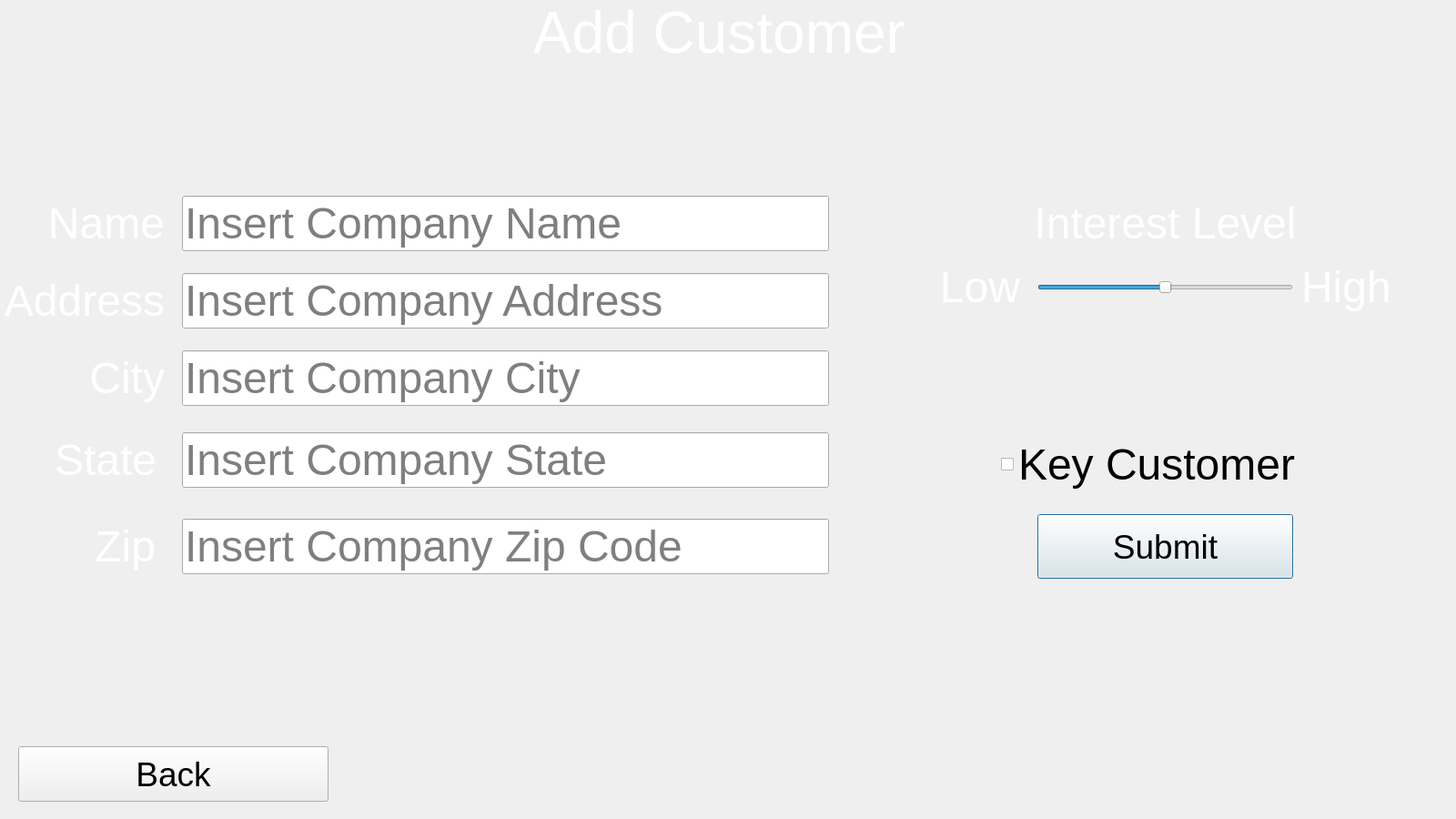
<?xml version="1.0" encoding="UTF-8"?>
<ui version="4.0">
 <class>AddCustomer</class>
 <widget class="QDialog" name="AddCustomer">
  <property name="geometry">
   <rect>
    <x>0</x>
    <y>0</y>
    <width>1600</width>
    <height>900</height>
   </rect>
  </property>
  <property name="windowTitle">
   <string>Dialog</string>
  </property>
  <widget class="QPushButton" name="pushButton">
   <property name="geometry">
    <rect>
     <x>1140</x>
     <y>565</y>
     <width>281</width>
     <height>71</height>
    </rect>
   </property>
   <property name="font">
    <font>
     <pointsize>28</pointsize>
    </font>
   </property>
   <property name="text">
    <string>Submit</string>
   </property>
  </widget>
  <widget class="QPushButton" name="pushButton_2">
   <property name="geometry">
    <rect>
     <x>20</x>
     <y>820</y>
     <width>341</width>
     <height>61</height>
    </rect>
   </property>
   <property name="font">
    <font>
     <pointsize>28</pointsize>
    </font>
   </property>
   <property name="text">
    <string>Back</string>
   </property>
  </widget>
  <widget class="QLineEdit" name="nameLineEdit">
   <property name="geometry">
    <rect>
     <x>200</x>
     <y>215</y>
     <width>711</width>
     <height>61</height>
    </rect>
   </property>
   <property name="font">
    <font>
     <pointsize>36</pointsize>
    </font>
   </property>
   <property name="placeholderText">
    <string>Insert Company Name</string>
   </property>
  </widget>
  <widget class="QLineEdit" name="addressLineEdit">
   <property name="geometry">
    <rect>
     <x>200</x>
     <y>300</y>
     <width>711</width>
     <height>61</height>
    </rect>
   </property>
   <property name="font">
    <font>
     <pointsize>36</pointsize>
    </font>
   </property>
   <property name="placeholderText">
    <string>Insert Company Address</string>
   </property>
  </widget>
  <widget class="QLineEdit" name="cityLineEdit">
   <property name="geometry">
    <rect>
     <x>200</x>
     <y>385</y>
     <width>711</width>
     <height>61</height>
    </rect>
   </property>
   <property name="font">
    <font>
     <pointsize>36</pointsize>
    </font>
   </property>
   <property name="placeholderText">
    <string>Insert Company City</string>
   </property>
  </widget>
  <widget class="QLabel" name="label">
   <property name="geometry">
    <rect>
     <x>40</x>
     <y>215</y>
     <width>141</width>
     <height>61</height>
    </rect>
   </property>
   <property name="font">
    <font>
     <pointsize>10</pointsize>
    </font>
   </property>
   <property name="text">
    <string>&lt;html&gt;&lt;head/&gt;&lt;body&gt;&lt;p&gt;&lt;span style=&quot; font-size:36pt; color:#ffffff;&quot;&gt;Name&lt;/span&gt;&lt;/p&gt;&lt;/body&gt;&lt;/html&gt;</string>
   </property>
   <property name="alignment">
    <set>Qt::AlignRight|Qt::AlignTrailing|Qt::AlignVCenter</set>
   </property>
  </widget>
  <widget class="QLabel" name="label_2">
   <property name="geometry">
    <rect>
     <x>0</x>
     <y>300</y>
     <width>181</width>
     <height>61</height>
    </rect>
   </property>
   <property name="font">
    <font>
     <pointsize>10</pointsize>
    </font>
   </property>
   <property name="text">
    <string>&lt;html&gt;&lt;head/&gt;&lt;body&gt;&lt;p&gt;&lt;span style=&quot; font-size:36pt; color:#ffffff;&quot;&gt;Address&lt;/span&gt;&lt;/p&gt;&lt;/body&gt;&lt;/html&gt;</string>
   </property>
   <property name="alignment">
    <set>Qt::AlignRight|Qt::AlignTrailing|Qt::AlignVCenter</set>
   </property>
  </widget>
  <widget class="QLabel" name="label_3">
   <property name="geometry">
    <rect>
     <x>50</x>
     <y>385</y>
     <width>131</width>
     <height>61</height>
    </rect>
   </property>
   <property name="font">
    <font>
     <pointsize>10</pointsize>
    </font>
   </property>
   <property name="text">
    <string>&lt;html&gt;&lt;head/&gt;&lt;body&gt;&lt;p&gt;&lt;span style=&quot; font-size:36pt; color:#ffffff;&quot;&gt;City&lt;/span&gt;&lt;/p&gt;&lt;/body&gt;&lt;/html&gt;</string>
   </property>
   <property name="alignment">
    <set>Qt::AlignRight|Qt::AlignTrailing|Qt::AlignVCenter</set>
   </property>
  </widget>
  <widget class="QLabel" name="label_4">
   <property name="geometry">
    <rect>
     <x>60</x>
     <y>475</y>
     <width>111</width>
     <height>61</height>
    </rect>
   </property>
   <property name="font">
    <font>
     <pointsize>10</pointsize>
    </font>
   </property>
   <property name="text">
    <string>&lt;html&gt;&lt;head/&gt;&lt;body&gt;&lt;p&gt;&lt;span style=&quot; font-size:36pt; color:#ffffff;&quot;&gt;State&lt;/span&gt;&lt;/p&gt;&lt;/body&gt;&lt;/html&gt;</string>
   </property>
   <property name="alignment">
    <set>Qt::AlignRight|Qt::AlignTrailing|Qt::AlignVCenter</set>
   </property>
  </widget>
  <widget class="QLabel" name="label_5">
   <property name="geometry">
    <rect>
     <x>50</x>
     <y>565</y>
     <width>121</width>
     <height>71</height>
    </rect>
   </property>
   <property name="font">
    <font>
     <pointsize>10</pointsize>
    </font>
   </property>
   <property name="text">
    <string>&lt;html&gt;&lt;head/&gt;&lt;body&gt;&lt;p&gt;&lt;span style=&quot; font-size:36pt; color:#ffffff;&quot;&gt;Zip&lt;/span&gt;&lt;/p&gt;&lt;/body&gt;&lt;/html&gt;</string>
   </property>
   <property name="alignment">
    <set>Qt::AlignRight|Qt::AlignTrailing|Qt::AlignVCenter</set>
   </property>
  </widget>
  <widget class="QLineEdit" name="stateLineEdit">
   <property name="geometry">
    <rect>
     <x>200</x>
     <y>475</y>
     <width>711</width>
     <height>61</height>
    </rect>
   </property>
   <property name="font">
    <font>
     <pointsize>36</pointsize>
    </font>
   </property>
   <property name="placeholderText">
    <string>Insert Company State</string>
   </property>
  </widget>
  <widget class="QLineEdit" name="zipLineEdit">
   <property name="geometry">
    <rect>
     <x>200</x>
     <y>570</y>
     <width>711</width>
     <height>61</height>
    </rect>
   </property>
   <property name="font">
    <font>
     <pointsize>36</pointsize>
    </font>
   </property>
   <property name="placeholderText">
    <string>Insert Company Zip Code</string>
   </property>
  </widget>
  <widget class="QSlider" name="InterestSlider">
   <property name="geometry">
    <rect>
     <x>1140</x>
     <y>295</y>
     <width>281</width>
     <height>41</height>
    </rect>
   </property>
   <property name="maximum">
    <number>2</number>
   </property>
   <property name="sliderPosition">
    <number>1</number>
   </property>
   <property name="orientation">
    <enum>Qt::Horizontal</enum>
   </property>
  </widget>
  <widget class="QCheckBox" name="keyCheckBox">
   <property name="geometry">
    <rect>
     <x>1100</x>
     <y>475</y>
     <width>361</width>
     <height>71</height>
    </rect>
   </property>
   <property name="palette">
    <palette>
     <active>
      <colorrole role="WindowText">
       <brush brushstyle="SolidPattern">
        <color alpha="255">
         <red>255</red>
         <green>255</green>
         <blue>255</blue>
        </color>
       </brush>
      </colorrole>
     </active>
     <inactive>
      <colorrole role="WindowText">
       <brush brushstyle="SolidPattern">
        <color alpha="255">
         <red>0</red>
         <green>0</green>
         <blue>0</blue>
        </color>
       </brush>
      </colorrole>
     </inactive>
     <disabled>
      <colorrole role="WindowText">
       <brush brushstyle="SolidPattern">
        <color alpha="255">
         <red>120</red>
         <green>120</green>
         <blue>120</blue>
        </color>
       </brush>
      </colorrole>
     </disabled>
    </palette>
   </property>
   <property name="font">
    <font>
     <pointsize>36</pointsize>
     <kerning>true</kerning>
    </font>
   </property>
   <property name="focusPolicy">
    <enum>Qt::StrongFocus</enum>
   </property>
   <property name="contextMenuPolicy">
    <enum>Qt::DefaultContextMenu</enum>
   </property>
   <property name="acceptDrops">
    <bool>false</bool>
   </property>
   <property name="text">
    <string>Key Customer</string>
   </property>
   <property name="iconSize">
    <size>
     <width>32</width>
     <height>32</height>
    </size>
   </property>
   <property name="shortcut">
    <string/>
   </property>
   <property name="checked">
    <bool>false</bool>
   </property>
  </widget>
  <widget class="QLabel" name="label_6">
   <property name="geometry">
    <rect>
     <x>1030</x>
     <y>285</y>
     <width>91</width>
     <height>61</height>
    </rect>
   </property>
   <property name="font">
    <font>
     <pointsize>8</pointsize>
    </font>
   </property>
   <property name="text">
    <string>&lt;html&gt;&lt;head/&gt;&lt;body&gt;&lt;p&gt;&lt;span style=&quot; font-size:36pt; color:#ffffff;&quot;&gt;Low&lt;/span&gt;&lt;/p&gt;&lt;/body&gt;&lt;/html&gt;</string>
   </property>
   <property name="alignment">
    <set>Qt::AlignRight|Qt::AlignTrailing|Qt::AlignVCenter</set>
   </property>
  </widget>
  <widget class="QLabel" name="label_7">
   <property name="geometry">
    <rect>
     <x>1130</x>
     <y>215</y>
     <width>301</width>
     <height>61</height>
    </rect>
   </property>
   <property name="font">
    <font>
     <pointsize>36</pointsize>
    </font>
   </property>
   <property name="text">
    <string>&lt;html&gt;&lt;head/&gt;&lt;body&gt;&lt;p&gt;&lt;span style=&quot; color:#ffffff;&quot;&gt;Interest Level&lt;/span&gt;&lt;/p&gt;&lt;/body&gt;&lt;/html&gt;</string>
   </property>
   <property name="alignment">
    <set>Qt::AlignCenter</set>
   </property>
  </widget>
  <widget class="QLabel" name="label_8">
   <property name="geometry">
    <rect>
     <x>1430</x>
     <y>275</y>
     <width>111</width>
     <height>81</height>
    </rect>
   </property>
   <property name="font">
    <font>
     <pointsize>8</pointsize>
    </font>
   </property>
   <property name="text">
    <string>&lt;html&gt;&lt;head/&gt;&lt;body&gt;&lt;p&gt;&lt;span style=&quot; font-size:36pt; color:#ffffff;&quot;&gt;High&lt;/span&gt;&lt;/p&gt;&lt;/body&gt;&lt;/html&gt;</string>
   </property>
  </widget>
  <widget class="QLabel" name="label_9">
   <property name="geometry">
    <rect>
     <x>0</x>
     <y>0</y>
     <width>1581</width>
     <height>71</height>
    </rect>
   </property>
   <property name="font">
    <font>
     <pointsize>14</pointsize>
    </font>
   </property>
   <property name="text">
    <string>&lt;html&gt;&lt;head/&gt;&lt;body&gt;&lt;p&gt;&lt;span style=&quot; font-size:48pt; color:#ffffff;&quot;&gt;Add Customer&lt;/span&gt;&lt;/p&gt;&lt;/body&gt;&lt;/html&gt;</string>
   </property>
   <property name="alignment">
    <set>Qt::AlignCenter</set>
   </property>
  </widget>
  <widget class="QLabel" name="label_10">
   <property name="geometry">
    <rect>
     <x>0</x>
     <y>0</y>
     <width>1601</width>
     <height>901</height>
    </rect>
   </property>
   <property name="text">
    <string/>
   </property>
   <property name="pixmap">
    <pixmap>CUSTOM IMAGES/niagara-falls.jpg</pixmap>
   </property>
   <property name="scaledContents">
    <bool>true</bool>
   </property>
  </widget>
  <zorder>label_10</zorder>
  <zorder>pushButton</zorder>
  <zorder>pushButton_2</zorder>
  <zorder>nameLineEdit</zorder>
  <zorder>addressLineEdit</zorder>
  <zorder>cityLineEdit</zorder>
  <zorder>label</zorder>
  <zorder>label_2</zorder>
  <zorder>label_3</zorder>
  <zorder>label_4</zorder>
  <zorder>label_5</zorder>
  <zorder>stateLineEdit</zorder>
  <zorder>zipLineEdit</zorder>
  <zorder>InterestSlider</zorder>
  <zorder>keyCheckBox</zorder>
  <zorder>label_6</zorder>
  <zorder>label_7</zorder>
  <zorder>label_8</zorder>
  <zorder>label_9</zorder>
 </widget>
 <resources/>
 <connections/>
</ui>
